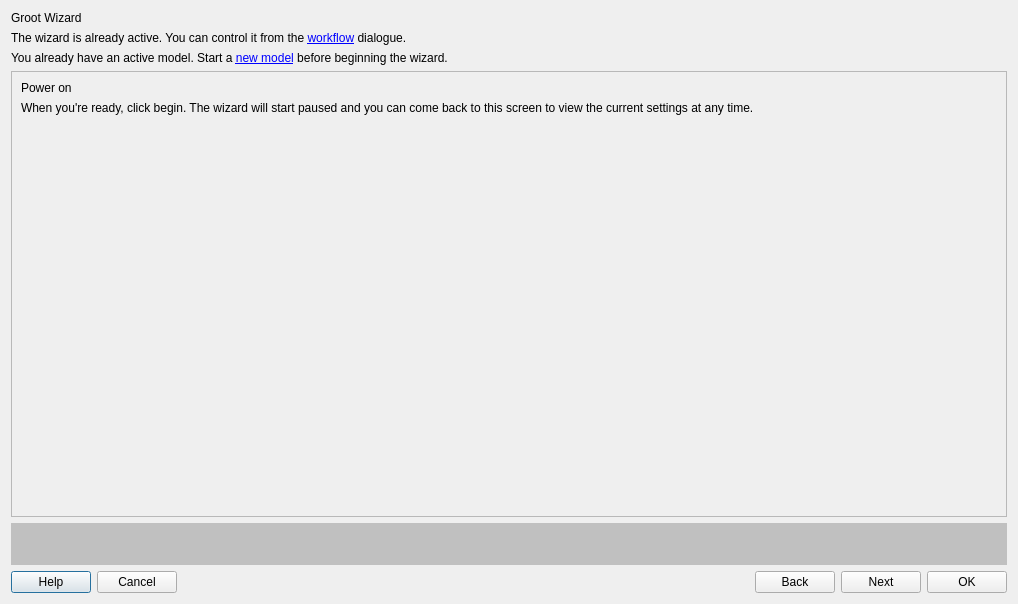
<?xml version="1.0" encoding="UTF-8"?>
<ui version="4.0">
 <class>Dialog</class>
 <widget class="QDialog" name="Dialog">
  <property name="geometry">
   <rect>
    <x>0</x>
    <y>0</y>
    <width>1018</width>
    <height>604</height>
   </rect>
  </property>
  <property name="windowTitle">
   <string>Dialog</string>
  </property>
  <property name="styleSheet">
   <string notr="true">/**
    PURPOSE:
        This is the default style-sheet used by all Intermake dialogues.
        It needs to be processed by intermake_gui.py before it can be used. 
        It can be retrieved in processed form by the `intermake_gui.default_style_sheet()` function.

    USAGE:    
        You can replace this stylesheet with your own.
        If you blank the contents of this stylesheet, the OSs default controls will be used.
        If you delete this stylesheet, the program will crash.
        
    EXTENSIONS:
        Normally not permitted in Qt, the following values are read through Intermake.
            * #DEFINE X Y                    - replaces all text `X` with `Y`
            * #WHEN X Y Z                    - only executes the following lines if the current
                                               section is any of `X` `Y` or `Z`.
                                               The section is specified when the user selects a
                                               stylesheet.
            * `QApplication.style`           - one of the Qt styles
            * `QApplication.small_icon_size` - the menu icon size, permitted only if `style` is set
            * `QMdiArea.background`          - colour of the Mdi area

    DETAILS:
        Follow standard Qt stylesheet guidelines.
        
        The `:root` section defines constants that may be used elsewhere. These constants are
        substituted during the the processing stage and the `:root` section is removed.
        
        Intermake controls may have a string property named &quot;theme&quot; assigned to to certain widgets.
        This specifies that a unique appearance for the widget is intended:
        
        WIDGET        | THEME             | APPEARANCE (GUIDE)            | USAGE (GUIDE)
        --------------+-------------------+-------------------------------+-------------------------------
        QLabel        | heading           | border, big, bold             | section titles 
        QLabel        | subheading        | border, big, bold             | section titles 
        QTextEdit     | console           | monospaced, black background  | code, console output
        QPushButton   | completed         |                               |
        QPushButton   | cancel            | red                           | abort button
        QFrame        | header            | border                        | section titles
        QToolButton   | listbutton        | condensed                     | buttons in lists
        QLabel        | helpbox           | tooltip background            | help labels
        QLabel        | icon              | background suitable for image | label showing an icon
        QLabel        | warning           | yellow background, red text   | warning messages     
        QMdiArea      | empty             | darker                        | when MDI area has no windows
*/



QToolButton[style=&quot;listbutton&quot;]
{
    background   : #40C0FF;
    border-style : outset;
    border-width : 2px;
    border-color : transparent;
}

QToolButton[style=&quot;listbutton&quot;]::hover
{
    background   : #B0D5E8;
    border-color : blue;
}

QToolButton[style=&quot;listbutton&quot;]::pressed
{
    background   : #0040C0;
    border-style : inset;
}

QLabel[style=&quot;icon&quot;]
{
    background    : #EEEEEE;
    border-radius : 8px;
}

QFrame[style=&quot;title&quot;]
{
    margin-top     : 16px;
    margin-bottom  : 4px;
    margin-left    : 0px;
    margin-right   : 0px;
    border-radius  : 0px;
    border-bottom  : 2px solid silver;
    border-left    : none;
    border-right   : none;
    border-top     : none;
    padding-top    : 2px;
    padding-bottom : 2px;
    padding-left   : -4px;
    padding-right  : 0px;
    color          : black;
    font-size      : 18px;
}

QLabel[style=&quot;title&quot;], QFrame[style=&quot;title&quot;]
{
    background    : #EEEEEE;
    border-radius : 4px;
    margin        : 2px;
    padding       : 2px;
    color         : black;
    font-size     : 18px;
}

QLabel[style=&quot;title-embeded&quot;]
{
    background : #EEEEEE;
    color      : black;
    font-size  : 18px;
}




QLabel[style=&quot;helpbox&quot;]
{
    background    : transparent;
    color         : steelblue;
    padding       : 2px;
    border-radius : 4px;
}

QLabel[style=&quot;subheading&quot;]
{
    font-weight: bold;
    font-style: italic;
}

QLabel[style=&quot;heading&quot;], QPushButton[style=&quot;heading&quot;]
{
    font-weight: bold;
    border-bottom  : 1px solid #404040;
    border-left    : none;
    border-right   : none;
    border-top     : none;
    color: #404040;
}


QTextEdit[style=&quot;console&quot;]
{
    font-family: &quot;Consolas&quot;, monospace;
    background : black;
    color      : white;
}

QTextEdit[style=&quot;monospaced&quot;]
{
    font-family: &quot;Consolas&quot;, monospace;
}

QPushButton[style=&quot;completed&quot;]
{
    background    : #00C080;
    border-color  : #00C080; 
}

QPushButton[style=&quot;cancel&quot;]
{
    background    : #C00000;
    color         : white;
    padding       : 8px;
    border-color  : white;
    border-width  : 1px;
    border-radius : 8px;
}

QMdiArea[style=&quot;empty&quot;]
{
    background : #7DA3ED;
}

QLabel[style=&quot;warning&quot;]
{
    background       : #FFFFD0;
    padding          : 8px;
    border-radius    : 8px;
    image            : url(&quot;:/warning.svg&quot;);
    image-position   : left;
    qproperty-indent : 24;
}

QToolButton[style=&quot;dropdown&quot;]
{
    qproperty-toolButtonStyle : ToolButtonTextBesideIcon;
    qproperty-icon            : url(:/dropdown.svg);
}

QToolButton[style=&quot;refresh&quot;]
{
    qproperty-toolButtonStyle : ToolButtonTextBesideIcon;
    qproperty-icon            : url(:/refresh.svg);
}
</string>
  </property>
  <layout class="QVBoxLayout" name="verticalLayout_3">
   <item>
    <widget class="QLabel" name="label_9">
     <property name="text">
      <string>Groot Wizard</string>
     </property>
     <property name="style" stdset="0">
      <string>title</string>
     </property>
    </widget>
   </item>
   <item>
    <widget class="QLabel" name="LBL_WRN_ACTIVE">
     <property name="text">
      <string>The wizard is already active. You can control it from the &lt;a href=&quot;action:view_workflow&quot;&gt;workflow&lt;/a&gt; dialogue.</string>
     </property>
     <property name="style" stdset="0">
      <string>warning</string>
     </property>
    </widget>
   </item>
   <item>
    <widget class="QLabel" name="LBL_WRN_MODEL">
     <property name="text">
      <string>You already have an active model. Start a &lt;a href=&quot;action:new_model&quot;&gt;new model&lt;/a&gt; before beginning the wizard.</string>
     </property>
     <property name="style" stdset="0">
      <string>warning</string>
     </property>
    </widget>
   </item>
   <item>
    <widget class="QStackedWidget" name="stackedWidget">
     <property name="frameShape">
      <enum>QFrame::StyledPanel</enum>
     </property>
     <property name="currentIndex">
      <number>5</number>
     </property>
     <widget class="QWidget" name="PAGE_INTRO">
      <layout class="QVBoxLayout" name="verticalLayout_4">
       <item>
        <widget class="QLabel" name="LBL_HELP_TITLE">
         <property name="text">
          <string>The wizard performs the complete Groot workflow at once. If you'd like to play by yourself, or change advanced settings, consider using the &lt;a href=&quot;action:view_workflow&quot;&gt;workflow&lt;/a&gt; instead.</string>
         </property>
         <property name="style" stdset="0">
          <string>helpbox</string>
         </property>
        </widget>
       </item>
       <item>
        <spacer name="verticalSpacer_6">
         <property name="orientation">
          <enum>Qt::Vertical</enum>
         </property>
         <property name="sizeHint" stdset="0">
          <size>
           <width>20</width>
           <height>40</height>
          </size>
         </property>
        </spacer>
       </item>
      </layout>
     </widget>
     <widget class="QWidget" name="PAGE_NAME">
      <layout class="QVBoxLayout" name="verticalLayout_2">
       <item>
        <widget class="QLabel" name="label_15">
         <property name="text">
          <string>History</string>
         </property>
         <property name="style" stdset="0">
          <string>heading</string>
         </property>
        </widget>
       </item>
       <item>
        <layout class="QHBoxLayout" name="horizontalLayout_2">
         <item>
          <widget class="QLabel" name="label_12">
           <property name="sizePolicy">
            <sizepolicy hsizetype="MinimumExpanding" vsizetype="Preferred">
             <horstretch>0</horstretch>
             <verstretch>0</verstretch>
            </sizepolicy>
           </property>
           <property name="text">
            <string>Already have a set of preferred settings? Select them here.</string>
           </property>
           <property name="style" stdset="0">
            <string>helpbox</string>
           </property>
          </widget>
         </item>
         <item>
          <widget class="QPushButton" name="BTN_RECENT">
           <property name="text">
            <string>Load</string>
           </property>
           <property name="autoDefault">
            <bool>false</bool>
           </property>
           <property name="style" stdset="0">
            <string>dropdown</string>
           </property>
          </widget>
         </item>
         <item>
          <widget class="QPushButton" name="BTN_SAVE">
           <property name="text">
            <string>Save</string>
           </property>
           <property name="autoDefault">
            <bool>false</bool>
           </property>
          </widget>
         </item>
        </layout>
       </item>
       <item>
        <widget class="QLabel" name="label_7">
         <property name="text">
          <string>Name</string>
         </property>
         <property name="style" stdset="0">
          <string>heading</string>
         </property>
        </widget>
       </item>
       <item>
        <widget class="QLabel" name="label_10">
         <property name="text">
          <string>Give your session a name.</string>
         </property>
         <property name="style" stdset="0">
          <string>helpbox</string>
         </property>
        </widget>
       </item>
       <item>
        <widget class="QLineEdit" name="TXT_FILENAME"/>
       </item>
       <item>
        <widget class="QCheckBox" name="CHK_SAVE">
         <property name="minimumSize">
          <size>
           <width>128</width>
           <height>0</height>
          </size>
         </property>
         <property name="text">
          <string>Save to disk throughout the analysis</string>
         </property>
         <property name="checked">
          <bool>true</bool>
         </property>
        </widget>
       </item>
       <item>
        <spacer name="verticalSpacer_5">
         <property name="orientation">
          <enum>Qt::Vertical</enum>
         </property>
         <property name="sizeHint" stdset="0">
          <size>
           <width>20</width>
           <height>40</height>
          </size>
         </property>
        </spacer>
       </item>
      </layout>
     </widget>
     <widget class="QWidget" name="PAGE_DATA">
      <layout class="QVBoxLayout" name="verticalLayout_5">
       <item>
        <widget class="QLabel" name="label_8">
         <property name="text">
          <string>Data</string>
         </property>
         <property name="style" stdset="0">
          <string>heading</string>
         </property>
        </widget>
       </item>
       <item>
        <widget class="QLabel" name="label_11">
         <property name="text">
          <string>Specify at least one FASTA file and a corresponding BLAST file.</string>
         </property>
         <property name="style" stdset="0">
          <string>helpbox</string>
         </property>
        </widget>
       </item>
       <item>
        <layout class="QGridLayout" name="gridLayout_3">
         <item row="2" column="1">
          <spacer name="verticalSpacer">
           <property name="orientation">
            <enum>Qt::Vertical</enum>
           </property>
           <property name="sizeHint" stdset="0">
            <size>
             <width>20</width>
             <height>40</height>
            </size>
           </property>
          </spacer>
         </item>
         <item row="1" column="1">
          <widget class="QPushButton" name="BTN_REMOVE_FILE">
           <property name="text">
            <string>Remove</string>
           </property>
           <property name="autoDefault">
            <bool>false</bool>
           </property>
          </widget>
         </item>
         <item row="0" column="1">
          <widget class="QPushButton" name="BTN_ADD_FILE">
           <property name="text">
            <string>Add</string>
           </property>
           <property name="autoDefault">
            <bool>false</bool>
           </property>
          </widget>
         </item>
         <item row="3" column="1">
          <widget class="QPushButton" name="BTN_SAMPLES">
           <property name="text">
            <string>Sample</string>
           </property>
           <property name="autoDefault">
            <bool>false</bool>
           </property>
           <property name="style" stdset="0">
            <string>dropdown</string>
           </property>
          </widget>
         </item>
         <item row="0" column="0" rowspan="4">
          <widget class="QTreeWidget" name="LST_FILES">
           <attribute name="headerVisible">
            <bool>false</bool>
           </attribute>
           <column>
            <property name="text">
             <string notr="true">1</string>
            </property>
           </column>
          </widget>
         </item>
        </layout>
       </item>
      </layout>
     </widget>
     <widget class="QWidget" name="PAGE_METHODS">
      <layout class="QVBoxLayout" name="verticalLayout">
       <item>
        <widget class="QLabel" name="label_19">
         <property name="text">
          <string>Methods and parameters</string>
         </property>
         <property name="style" stdset="0">
          <string>heading</string>
         </property>
        </widget>
       </item>
       <item>
        <widget class="QLabel" name="label_13">
         <property name="text">
          <string>Choose your tools.</string>
         </property>
         <property name="style" stdset="0">
          <string>helpbox</string>
         </property>
        </widget>
       </item>
       <item>
        <layout class="QGridLayout" name="gridLayout_2">
         <item row="4" column="1">
          <widget class="QLineEdit" name="TXT_OUTGROUPS"/>
         </item>
         <item row="4" column="0">
          <widget class="QLabel" name="label_23">
           <property name="sizePolicy">
            <sizepolicy hsizetype="Fixed" vsizetype="Preferred">
             <horstretch>0</horstretch>
             <verstretch>0</verstretch>
            </sizepolicy>
           </property>
           <property name="minimumSize">
            <size>
             <width>140</width>
             <height>0</height>
            </size>
           </property>
           <property name="text">
            <string>Outgroups</string>
           </property>
          </widget>
         </item>
         <item row="0" column="0">
          <widget class="QLabel" name="label_20">
           <property name="sizePolicy">
            <sizepolicy hsizetype="Fixed" vsizetype="Preferred">
             <horstretch>0</horstretch>
             <verstretch>0</verstretch>
            </sizepolicy>
           </property>
           <property name="minimumSize">
            <size>
             <width>140</width>
             <height>0</height>
            </size>
           </property>
           <property name="text">
            <string>Component tolerance</string>
           </property>
          </widget>
         </item>
         <item row="0" column="1">
          <widget class="QSpinBox" name="SPN_COMPONENT_TOLERANCE">
           <property name="minimumSize">
            <size>
             <width>128</width>
             <height>0</height>
            </size>
           </property>
          </widget>
         </item>
         <item row="3" column="0">
          <widget class="QLabel" name="label_26">
           <property name="sizePolicy">
            <sizepolicy hsizetype="Fixed" vsizetype="Preferred">
             <horstretch>0</horstretch>
             <verstretch>0</verstretch>
            </sizepolicy>
           </property>
           <property name="minimumSize">
            <size>
             <width>140</width>
             <height>0</height>
            </size>
           </property>
           <property name="text">
            <string>Supertree algorithm</string>
           </property>
          </widget>
         </item>
         <item row="3" column="1">
          <widget class="QComboBox" name="CMB_SUPERTREE_METHOD">
           <property name="minimumSize">
            <size>
             <width>128</width>
             <height>0</height>
            </size>
           </property>
          </widget>
         </item>
         <item row="1" column="0">
          <widget class="QLabel" name="label_21">
           <property name="sizePolicy">
            <sizepolicy hsizetype="Fixed" vsizetype="Preferred">
             <horstretch>0</horstretch>
             <verstretch>0</verstretch>
            </sizepolicy>
           </property>
           <property name="minimumSize">
            <size>
             <width>140</width>
             <height>0</height>
            </size>
           </property>
           <property name="text">
            <string>Alignment algorithm</string>
           </property>
          </widget>
         </item>
         <item row="1" column="1">
          <widget class="QComboBox" name="CMB_ALIGNMENT_METHOD">
           <property name="minimumSize">
            <size>
             <width>128</width>
             <height>0</height>
            </size>
           </property>
          </widget>
         </item>
         <item row="2" column="0">
          <widget class="QLabel" name="label_22">
           <property name="sizePolicy">
            <sizepolicy hsizetype="Fixed" vsizetype="Preferred">
             <horstretch>0</horstretch>
             <verstretch>0</verstretch>
            </sizepolicy>
           </property>
           <property name="minimumSize">
            <size>
             <width>140</width>
             <height>0</height>
            </size>
           </property>
           <property name="text">
            <string>Tree algorithm</string>
           </property>
          </widget>
         </item>
         <item row="2" column="1">
          <widget class="QComboBox" name="CMB_TREE_METHOD">
           <property name="minimumSize">
            <size>
             <width>128</width>
             <height>0</height>
            </size>
           </property>
          </widget>
         </item>
        </layout>
       </item>
       <item>
        <spacer name="verticalSpacer_4">
         <property name="orientation">
          <enum>Qt::Vertical</enum>
         </property>
         <property name="sizeHint" stdset="0">
          <size>
           <width>20</width>
           <height>40</height>
          </size>
         </property>
        </spacer>
       </item>
      </layout>
     </widget>
     <widget class="QWidget" name="PAGE_PAUSE">
      <layout class="QVBoxLayout" name="verticalLayout_6">
       <item>
        <widget class="QLabel" name="label_25">
         <property name="text">
          <string>Pause to review</string>
         </property>
         <property name="style" stdset="0">
          <string>heading</string>
         </property>
        </widget>
       </item>
       <item>
        <widget class="QLabel" name="label_16">
         <property name="text">
          <string>The wizard can pause part-way for you to look at how things are progressing.</string>
         </property>
         <property name="wordWrap">
          <bool>true</bool>
         </property>
         <property name="style" stdset="0">
          <string>helpbox</string>
         </property>
        </widget>
       </item>
       <item>
        <widget class="QCheckBox" name="CHK_PAUSE_DATA">
         <property name="minimumSize">
          <size>
           <width>128</width>
           <height>0</height>
          </size>
         </property>
         <property name="text">
          <string>Data import</string>
         </property>
        </widget>
       </item>
       <item>
        <widget class="QCheckBox" name="CHK_PAUSE_COMPONENTS">
         <property name="minimumSize">
          <size>
           <width>128</width>
           <height>0</height>
          </size>
         </property>
         <property name="text">
          <string>Components</string>
         </property>
        </widget>
       </item>
       <item>
        <widget class="QCheckBox" name="CHK_PAUSE_ALIGNMENTS">
         <property name="minimumSize">
          <size>
           <width>128</width>
           <height>0</height>
          </size>
         </property>
         <property name="text">
          <string>Alignments</string>
         </property>
        </widget>
       </item>
       <item>
        <widget class="QCheckBox" name="CHK_PAUSE_TREES">
         <property name="minimumSize">
          <size>
           <width>128</width>
           <height>0</height>
          </size>
         </property>
         <property name="text">
          <string>Trees</string>
         </property>
        </widget>
       </item>
       <item>
        <widget class="QCheckBox" name="CHK_PAUSE_FUSIONS">
         <property name="minimumSize">
          <size>
           <width>128</width>
           <height>0</height>
          </size>
         </property>
         <property name="text">
          <string>Fusions</string>
         </property>
        </widget>
       </item>
       <item>
        <widget class="QCheckBox" name="CHK_PAUSE_SPLITS">
         <property name="minimumSize">
          <size>
           <width>128</width>
           <height>0</height>
          </size>
         </property>
         <property name="text">
          <string>Splits</string>
         </property>
        </widget>
       </item>
       <item>
        <widget class="QCheckBox" name="CHK_PAUSE_CONSENSUS">
         <property name="minimumSize">
          <size>
           <width>128</width>
           <height>0</height>
          </size>
         </property>
         <property name="text">
          <string>Consensus</string>
         </property>
        </widget>
       </item>
       <item>
        <widget class="QCheckBox" name="CHK_PAUSE_SUBSETS">
         <property name="minimumSize">
          <size>
           <width>128</width>
           <height>0</height>
          </size>
         </property>
         <property name="text">
          <string>Subsets</string>
         </property>
        </widget>
       </item>
       <item>
        <widget class="QCheckBox" name="CHK_PAUSE_PREGRAPHS">
         <property name="minimumSize">
          <size>
           <width>128</width>
           <height>0</height>
          </size>
         </property>
         <property name="text">
          <string>Pregraphs</string>
         </property>
        </widget>
       </item>
       <item>
        <widget class="QCheckBox" name="CHK_PAUSE_MINIGRAPHS">
         <property name="minimumSize">
          <size>
           <width>128</width>
           <height>0</height>
          </size>
         </property>
         <property name="text">
          <string>Minigraphs</string>
         </property>
        </widget>
       </item>
       <item>
        <widget class="QCheckBox" name="CHK_PAUSE_RAW_NRFG">
         <property name="minimumSize">
          <size>
           <width>128</width>
           <height>0</height>
          </size>
         </property>
         <property name="text">
          <string>Raw NRFG</string>
         </property>
        </widget>
       </item>
       <item>
        <widget class="QCheckBox" name="CHK_PAUSE_CLEANED_NRFG">
         <property name="minimumSize">
          <size>
           <width>128</width>
           <height>0</height>
          </size>
         </property>
         <property name="text">
          <string>Cleaned NRFG</string>
         </property>
        </widget>
       </item>
       <item>
        <widget class="QCheckBox" name="CHK_PAUSE_CHECKED_NRFG">
         <property name="minimumSize">
          <size>
           <width>128</width>
           <height>0</height>
          </size>
         </property>
         <property name="text">
          <string>Checked NRFG</string>
         </property>
        </widget>
       </item>
       <item>
        <spacer name="verticalSpacer_2">
         <property name="orientation">
          <enum>Qt::Vertical</enum>
         </property>
         <property name="sizeHint" stdset="0">
          <size>
           <width>20</width>
           <height>40</height>
          </size>
         </property>
        </spacer>
       </item>
      </layout>
     </widget>
     <widget class="QWidget" name="PAGE_READY">
      <layout class="QVBoxLayout" name="verticalLayout_7">
       <item>
        <widget class="QLabel" name="label_24">
         <property name="text">
          <string>Power on</string>
         </property>
         <property name="style" stdset="0">
          <string>heading</string>
         </property>
        </widget>
       </item>
       <item>
        <widget class="QLabel" name="label_14">
         <property name="sizePolicy">
          <sizepolicy hsizetype="Expanding" vsizetype="Preferred">
           <horstretch>0</horstretch>
           <verstretch>0</verstretch>
          </sizepolicy>
         </property>
         <property name="text">
          <string>When you're ready, click begin. The wizard will start paused and you can come back to this screen to view the current settings at any time.</string>
         </property>
         <property name="style" stdset="0">
          <string>helpbox</string>
         </property>
        </widget>
       </item>
       <item>
        <spacer name="verticalSpacer_3">
         <property name="orientation">
          <enum>Qt::Vertical</enum>
         </property>
         <property name="sizeHint" stdset="0">
          <size>
           <width>20</width>
           <height>40</height>
          </size>
         </property>
        </spacer>
       </item>
      </layout>
     </widget>
    </widget>
   </item>
   <item>
    <widget class="QWidget" name="SPC_ERROR" native="true">
     <property name="sizePolicy">
      <sizepolicy hsizetype="Preferred" vsizetype="Expanding">
       <horstretch>0</horstretch>
       <verstretch>0</verstretch>
      </sizepolicy>
     </property>
     <property name="styleSheet">
      <string notr="true">background: silver</string>
     </property>
    </widget>
   </item>
   <item>
    <layout class="QHBoxLayout" name="horizontalLayout_3">
     <item>
      <widget class="QPushButton" name="BTN_HELP">
       <property name="text">
        <string>Help</string>
       </property>
       <property name="icon">
        <iconset resource="../resources/resources.qrc">
         <normaloff>:/groot/help.svg</normaloff>:/groot/help.svg</iconset>
       </property>
      </widget>
     </item>
     <item>
      <widget class="QPushButton" name="BTN_CANCEL">
       <property name="text">
        <string>Cancel</string>
       </property>
      </widget>
     </item>
     <item>
      <spacer name="horizontalSpacer">
       <property name="orientation">
        <enum>Qt::Horizontal</enum>
       </property>
       <property name="sizeHint" stdset="0">
        <size>
         <width>40</width>
         <height>20</height>
        </size>
       </property>
      </spacer>
     </item>
     <item>
      <widget class="QPushButton" name="BTN_BACK">
       <property name="text">
        <string>Back</string>
       </property>
      </widget>
     </item>
     <item>
      <widget class="QPushButton" name="BTN_NEXT">
       <property name="text">
        <string>Next</string>
       </property>
      </widget>
     </item>
     <item>
      <widget class="QPushButton" name="BTN_OK">
       <property name="text">
        <string>OK</string>
       </property>
      </widget>
     </item>
    </layout>
   </item>
  </layout>
 </widget>
 <resources>
  <include location="../resources/resources.qrc"/>
 </resources>
 <connections/>
</ui>
